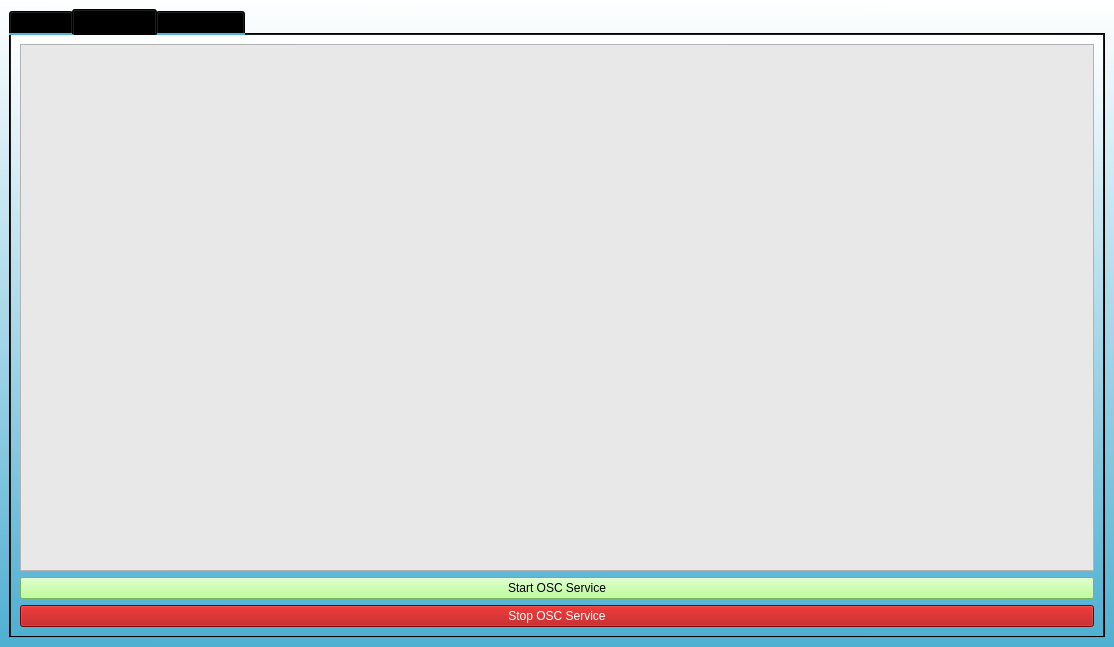
<?xml version="1.0" encoding="UTF-8"?>
<ui version="4.0">
 <class>MainWindow</class>
 <widget class="QMainWindow" name="MainWindow">
  <property name="geometry">
   <rect>
    <x>0</x>
    <y>0</y>
    <width>1114</width>
    <height>647</height>
   </rect>
  </property>
  <property name="sizePolicy">
   <sizepolicy hsizetype="Preferred" vsizetype="Preferred">
    <horstretch>0</horstretch>
    <verstretch>0</verstretch>
   </sizepolicy>
  </property>
  <property name="windowTitle">
   <string>Soma Server</string>
  </property>
  <property name="windowIcon">
   <iconset>
    <normaloff>resx/s_logo.png</normaloff>resx/s_logo.png</iconset>
  </property>
  <property name="styleSheet">
   <string notr="true">background-color: qlineargradient(spread:pad, x1:0.466, y1:0, x2:0.46, y2:1, stop:0 rgba(255, 255, 255, 255), stop:1 rgba(79, 176, 210, 255));</string>
  </property>
  <property name="iconSize">
   <size>
    <width>30</width>
    <height>30</height>
   </size>
  </property>
  <property name="unifiedTitleAndToolBarOnMac">
   <bool>true</bool>
  </property>
  <widget class="QWidget" name="centralwidget">
   <layout class="QGridLayout" name="gridLayout_2">
    <item row="0" column="0">
     <widget class="QTabWidget" name="tabWidget">
      <property name="enabled">
       <bool>true</bool>
      </property>
      <property name="palette">
       <palette>
        <active>
         <colorrole role="WindowText">
          <brush brushstyle="SolidPattern">
           <color alpha="255">
            <red>0</red>
            <green>0</green>
            <blue>0</blue>
           </color>
          </brush>
         </colorrole>
         <colorrole role="Button">
          <brush brushstyle="LinearGradientPattern">
           <gradient startx="0.466000000000000" starty="0.000000000000000" endx="0.460000000000000" endy="1.000000000000000" type="LinearGradient" spread="PadSpread" coordinatemode="ObjectBoundingMode">
            <gradientstop position="0.000000000000000">
             <color alpha="255">
              <red>255</red>
              <green>255</green>
              <blue>255</blue>
             </color>
            </gradientstop>
            <gradientstop position="1.000000000000000">
             <color alpha="255">
              <red>79</red>
              <green>176</green>
              <blue>210</blue>
             </color>
            </gradientstop>
           </gradient>
          </brush>
         </colorrole>
         <colorrole role="Light">
          <brush brushstyle="SolidPattern">
           <color alpha="255">
            <red>255</red>
            <green>255</green>
            <blue>255</blue>
           </color>
          </brush>
         </colorrole>
         <colorrole role="Midlight">
          <brush brushstyle="SolidPattern">
           <color alpha="255">
            <red>247</red>
            <green>247</green>
            <blue>247</blue>
           </color>
          </brush>
         </colorrole>
         <colorrole role="Dark">
          <brush brushstyle="SolidPattern">
           <color alpha="255">
            <red>120</red>
            <green>120</green>
            <blue>120</blue>
           </color>
          </brush>
         </colorrole>
         <colorrole role="Mid">
          <brush brushstyle="SolidPattern">
           <color alpha="255">
            <red>160</red>
            <green>160</green>
            <blue>160</blue>
           </color>
          </brush>
         </colorrole>
         <colorrole role="Text">
          <brush brushstyle="SolidPattern">
           <color alpha="255">
            <red>0</red>
            <green>0</green>
            <blue>0</blue>
           </color>
          </brush>
         </colorrole>
         <colorrole role="BrightText">
          <brush brushstyle="SolidPattern">
           <color alpha="255">
            <red>255</red>
            <green>255</green>
            <blue>255</blue>
           </color>
          </brush>
         </colorrole>
         <colorrole role="ButtonText">
          <brush brushstyle="SolidPattern">
           <color alpha="255">
            <red>0</red>
            <green>0</green>
            <blue>0</blue>
           </color>
          </brush>
         </colorrole>
         <colorrole role="Base">
          <brush brushstyle="LinearGradientPattern">
           <gradient startx="0.466000000000000" starty="0.000000000000000" endx="0.460000000000000" endy="1.000000000000000" type="LinearGradient" spread="PadSpread" coordinatemode="ObjectBoundingMode">
            <gradientstop position="0.000000000000000">
             <color alpha="255">
              <red>255</red>
              <green>255</green>
              <blue>255</blue>
             </color>
            </gradientstop>
            <gradientstop position="1.000000000000000">
             <color alpha="255">
              <red>79</red>
              <green>176</green>
              <blue>210</blue>
             </color>
            </gradientstop>
           </gradient>
          </brush>
         </colorrole>
         <colorrole role="Window">
          <brush brushstyle="LinearGradientPattern">
           <gradient startx="0.466000000000000" starty="0.000000000000000" endx="0.460000000000000" endy="1.000000000000000" type="LinearGradient" spread="PadSpread" coordinatemode="ObjectBoundingMode">
            <gradientstop position="0.000000000000000">
             <color alpha="255">
              <red>255</red>
              <green>255</green>
              <blue>255</blue>
             </color>
            </gradientstop>
            <gradientstop position="1.000000000000000">
             <color alpha="255">
              <red>79</red>
              <green>176</green>
              <blue>210</blue>
             </color>
            </gradientstop>
           </gradient>
          </brush>
         </colorrole>
         <colorrole role="Shadow">
          <brush brushstyle="SolidPattern">
           <color alpha="255">
            <red>0</red>
            <green>0</green>
            <blue>0</blue>
           </color>
          </brush>
         </colorrole>
         <colorrole role="AlternateBase">
          <brush brushstyle="SolidPattern">
           <color alpha="255">
            <red>247</red>
            <green>247</green>
            <blue>247</blue>
           </color>
          </brush>
         </colorrole>
         <colorrole role="ToolTipBase">
          <brush brushstyle="SolidPattern">
           <color alpha="255">
            <red>255</red>
            <green>255</green>
            <blue>220</blue>
           </color>
          </brush>
         </colorrole>
         <colorrole role="ToolTipText">
          <brush brushstyle="SolidPattern">
           <color alpha="255">
            <red>0</red>
            <green>0</green>
            <blue>0</blue>
           </color>
          </brush>
         </colorrole>
        </active>
        <inactive>
         <colorrole role="WindowText">
          <brush brushstyle="SolidPattern">
           <color alpha="255">
            <red>0</red>
            <green>0</green>
            <blue>0</blue>
           </color>
          </brush>
         </colorrole>
         <colorrole role="Button">
          <brush brushstyle="LinearGradientPattern">
           <gradient startx="0.466000000000000" starty="0.000000000000000" endx="0.460000000000000" endy="1.000000000000000" type="LinearGradient" spread="PadSpread" coordinatemode="ObjectBoundingMode">
            <gradientstop position="0.000000000000000">
             <color alpha="255">
              <red>255</red>
              <green>255</green>
              <blue>255</blue>
             </color>
            </gradientstop>
            <gradientstop position="1.000000000000000">
             <color alpha="255">
              <red>79</red>
              <green>176</green>
              <blue>210</blue>
             </color>
            </gradientstop>
           </gradient>
          </brush>
         </colorrole>
         <colorrole role="Light">
          <brush brushstyle="SolidPattern">
           <color alpha="255">
            <red>255</red>
            <green>255</green>
            <blue>255</blue>
           </color>
          </brush>
         </colorrole>
         <colorrole role="Midlight">
          <brush brushstyle="SolidPattern">
           <color alpha="255">
            <red>247</red>
            <green>247</green>
            <blue>247</blue>
           </color>
          </brush>
         </colorrole>
         <colorrole role="Dark">
          <brush brushstyle="SolidPattern">
           <color alpha="255">
            <red>120</red>
            <green>120</green>
            <blue>120</blue>
           </color>
          </brush>
         </colorrole>
         <colorrole role="Mid">
          <brush brushstyle="SolidPattern">
           <color alpha="255">
            <red>160</red>
            <green>160</green>
            <blue>160</blue>
           </color>
          </brush>
         </colorrole>
         <colorrole role="Text">
          <brush brushstyle="SolidPattern">
           <color alpha="255">
            <red>0</red>
            <green>0</green>
            <blue>0</blue>
           </color>
          </brush>
         </colorrole>
         <colorrole role="BrightText">
          <brush brushstyle="SolidPattern">
           <color alpha="255">
            <red>255</red>
            <green>255</green>
            <blue>255</blue>
           </color>
          </brush>
         </colorrole>
         <colorrole role="ButtonText">
          <brush brushstyle="SolidPattern">
           <color alpha="255">
            <red>0</red>
            <green>0</green>
            <blue>0</blue>
           </color>
          </brush>
         </colorrole>
         <colorrole role="Base">
          <brush brushstyle="LinearGradientPattern">
           <gradient startx="0.466000000000000" starty="0.000000000000000" endx="0.460000000000000" endy="1.000000000000000" type="LinearGradient" spread="PadSpread" coordinatemode="ObjectBoundingMode">
            <gradientstop position="0.000000000000000">
             <color alpha="255">
              <red>255</red>
              <green>255</green>
              <blue>255</blue>
             </color>
            </gradientstop>
            <gradientstop position="1.000000000000000">
             <color alpha="255">
              <red>79</red>
              <green>176</green>
              <blue>210</blue>
             </color>
            </gradientstop>
           </gradient>
          </brush>
         </colorrole>
         <colorrole role="Window">
          <brush brushstyle="LinearGradientPattern">
           <gradient startx="0.466000000000000" starty="0.000000000000000" endx="0.460000000000000" endy="1.000000000000000" type="LinearGradient" spread="PadSpread" coordinatemode="ObjectBoundingMode">
            <gradientstop position="0.000000000000000">
             <color alpha="255">
              <red>255</red>
              <green>255</green>
              <blue>255</blue>
             </color>
            </gradientstop>
            <gradientstop position="1.000000000000000">
             <color alpha="255">
              <red>79</red>
              <green>176</green>
              <blue>210</blue>
             </color>
            </gradientstop>
           </gradient>
          </brush>
         </colorrole>
         <colorrole role="Shadow">
          <brush brushstyle="SolidPattern">
           <color alpha="255">
            <red>0</red>
            <green>0</green>
            <blue>0</blue>
           </color>
          </brush>
         </colorrole>
         <colorrole role="AlternateBase">
          <brush brushstyle="SolidPattern">
           <color alpha="255">
            <red>247</red>
            <green>247</green>
            <blue>247</blue>
           </color>
          </brush>
         </colorrole>
         <colorrole role="ToolTipBase">
          <brush brushstyle="SolidPattern">
           <color alpha="255">
            <red>255</red>
            <green>255</green>
            <blue>220</blue>
           </color>
          </brush>
         </colorrole>
         <colorrole role="ToolTipText">
          <brush brushstyle="SolidPattern">
           <color alpha="255">
            <red>0</red>
            <green>0</green>
            <blue>0</blue>
           </color>
          </brush>
         </colorrole>
        </inactive>
        <disabled>
         <colorrole role="WindowText">
          <brush brushstyle="SolidPattern">
           <color alpha="255">
            <red>120</red>
            <green>120</green>
            <blue>120</blue>
           </color>
          </brush>
         </colorrole>
         <colorrole role="Button">
          <brush brushstyle="LinearGradientPattern">
           <gradient startx="0.466000000000000" starty="0.000000000000000" endx="0.460000000000000" endy="1.000000000000000" type="LinearGradient" spread="PadSpread" coordinatemode="ObjectBoundingMode">
            <gradientstop position="0.000000000000000">
             <color alpha="255">
              <red>255</red>
              <green>255</green>
              <blue>255</blue>
             </color>
            </gradientstop>
            <gradientstop position="1.000000000000000">
             <color alpha="255">
              <red>79</red>
              <green>176</green>
              <blue>210</blue>
             </color>
            </gradientstop>
           </gradient>
          </brush>
         </colorrole>
         <colorrole role="Light">
          <brush brushstyle="SolidPattern">
           <color alpha="255">
            <red>255</red>
            <green>255</green>
            <blue>255</blue>
           </color>
          </brush>
         </colorrole>
         <colorrole role="Midlight">
          <brush brushstyle="SolidPattern">
           <color alpha="255">
            <red>247</red>
            <green>247</green>
            <blue>247</blue>
           </color>
          </brush>
         </colorrole>
         <colorrole role="Dark">
          <brush brushstyle="SolidPattern">
           <color alpha="255">
            <red>120</red>
            <green>120</green>
            <blue>120</blue>
           </color>
          </brush>
         </colorrole>
         <colorrole role="Mid">
          <brush brushstyle="SolidPattern">
           <color alpha="255">
            <red>160</red>
            <green>160</green>
            <blue>160</blue>
           </color>
          </brush>
         </colorrole>
         <colorrole role="Text">
          <brush brushstyle="SolidPattern">
           <color alpha="255">
            <red>120</red>
            <green>120</green>
            <blue>120</blue>
           </color>
          </brush>
         </colorrole>
         <colorrole role="BrightText">
          <brush brushstyle="SolidPattern">
           <color alpha="255">
            <red>255</red>
            <green>255</green>
            <blue>255</blue>
           </color>
          </brush>
         </colorrole>
         <colorrole role="ButtonText">
          <brush brushstyle="SolidPattern">
           <color alpha="255">
            <red>120</red>
            <green>120</green>
            <blue>120</blue>
           </color>
          </brush>
         </colorrole>
         <colorrole role="Base">
          <brush brushstyle="LinearGradientPattern">
           <gradient startx="0.466000000000000" starty="0.000000000000000" endx="0.460000000000000" endy="1.000000000000000" type="LinearGradient" spread="PadSpread" coordinatemode="ObjectBoundingMode">
            <gradientstop position="0.000000000000000">
             <color alpha="255">
              <red>255</red>
              <green>255</green>
              <blue>255</blue>
             </color>
            </gradientstop>
            <gradientstop position="1.000000000000000">
             <color alpha="255">
              <red>79</red>
              <green>176</green>
              <blue>210</blue>
             </color>
            </gradientstop>
           </gradient>
          </brush>
         </colorrole>
         <colorrole role="Window">
          <brush brushstyle="LinearGradientPattern">
           <gradient startx="0.466000000000000" starty="0.000000000000000" endx="0.460000000000000" endy="1.000000000000000" type="LinearGradient" spread="PadSpread" coordinatemode="ObjectBoundingMode">
            <gradientstop position="0.000000000000000">
             <color alpha="255">
              <red>255</red>
              <green>255</green>
              <blue>255</blue>
             </color>
            </gradientstop>
            <gradientstop position="1.000000000000000">
             <color alpha="255">
              <red>79</red>
              <green>176</green>
              <blue>210</blue>
             </color>
            </gradientstop>
           </gradient>
          </brush>
         </colorrole>
         <colorrole role="Shadow">
          <brush brushstyle="SolidPattern">
           <color alpha="255">
            <red>0</red>
            <green>0</green>
            <blue>0</blue>
           </color>
          </brush>
         </colorrole>
         <colorrole role="AlternateBase">
          <brush brushstyle="SolidPattern">
           <color alpha="255">
            <red>240</red>
            <green>240</green>
            <blue>240</blue>
           </color>
          </brush>
         </colorrole>
         <colorrole role="ToolTipBase">
          <brush brushstyle="SolidPattern">
           <color alpha="255">
            <red>255</red>
            <green>255</green>
            <blue>220</blue>
           </color>
          </brush>
         </colorrole>
         <colorrole role="ToolTipText">
          <brush brushstyle="SolidPattern">
           <color alpha="255">
            <red>0</red>
            <green>0</green>
            <blue>0</blue>
           </color>
          </brush>
         </colorrole>
        </disabled>
       </palette>
      </property>
      <property name="autoFillBackground">
       <bool>false</bool>
      </property>
      <property name="styleSheet">
       <string notr="true">
</string>
      </property>
      <property name="tabShape">
       <enum>QTabWidget::Rounded</enum>
      </property>
      <property name="currentIndex">
       <number>1</number>
      </property>
      <property name="iconSize">
       <size>
        <width>20</width>
        <height>20</height>
       </size>
      </property>
      <widget class="QWidget" name="tab">
       <attribute name="icon">
        <iconset>
         <normaloff>resx/Google-Noto-Emoji-Objects-62971-gear.ico</normaloff>resx/Google-Noto-Emoji-Objects-62971-gear.ico</iconset>
       </attribute>
       <attribute name="title">
        <string>Control</string>
       </attribute>
       <layout class="QGridLayout" name="gridLayout">
        <item row="8" column="0">
         <widget class="QPushButton" name="save_button">
          <property name="styleSheet">
           <string notr="true">background-color: rgb(124, 124, 124);
color: rgb(255, 255, 255);</string>
          </property>
          <property name="text">
           <string>Save</string>
          </property>
         </widget>
        </item>
        <item row="7" column="0">
         <widget class="QPlainTextEdit" name="plainTextEdit">
          <property name="styleSheet">
           <string notr="true">color: rgb(223, 223, 223);
background-color: rgb(38, 38, 38);</string>
          </property>
         </widget>
        </item>
        <item row="5" column="0">
         <widget class="QTableView" name="tableView">
          <property name="sizePolicy">
           <sizepolicy hsizetype="Expanding" vsizetype="Expanding">
            <horstretch>0</horstretch>
            <verstretch>0</verstretch>
           </sizepolicy>
          </property>
          <property name="styleSheet">
           <string notr="true">background-color: rgb(214, 214, 214);
selection-background-color: rgb(170, 255, 0);
font: 9pt &quot;MS Shell Dlg 2&quot;;
border-color: rgb(0, 0, 0);</string>
          </property>
          <property name="sizeAdjustPolicy">
           <enum>QAbstractScrollArea::AdjustToContents</enum>
          </property>
          <attribute name="horizontalHeaderDefaultSectionSize">
           <number>130</number>
          </attribute>
          <attribute name="horizontalHeaderMinimumSectionSize">
           <number>130</number>
          </attribute>
          <attribute name="horizontalHeaderStretchLastSection">
           <bool>true</bool>
          </attribute>
         </widget>
        </item>
        <item row="6" column="0">
         <widget class="QLabel" name="label">
          <property name="styleSheet">
           <string notr="true">color: rgb(0, 0, 0);
font: 63 9pt &quot;Adobe Fan Heiti Std B&quot;;</string>
          </property>
          <property name="text">
           <string>For Debugging only</string>
          </property>
         </widget>
        </item>
        <item row="0" column="0" rowspan="2">
         <widget class="QPushButton" name="discover_button">
          <property name="styleSheet">
           <string notr="true">background-color: rgb(124, 124, 124);
font: 63 10pt &quot;Adobe Fan Heiti Std B&quot;;
color: rgb(255, 255, 255);
</string>
          </property>
          <property name="text">
           <string>Discover</string>
          </property>
         </widget>
        </item>
       </layout>
      </widget>
      <widget class="QWidget" name="tab_2">
       <attribute name="icon">
        <iconset>
         <normaloff>resx/Custom-Icon-Design-Pretty-Office-13-Arrows-Sync.ico</normaloff>resx/Custom-Icon-Design-Pretty-Office-13-Arrows-Sync.ico</iconset>
       </attribute>
       <attribute name="title">
        <string>Forwarding</string>
       </attribute>
       <layout class="QGridLayout" name="gridLayout_3">
        <item row="0" column="0">
         <widget class="QTableView" name="tableView_2">
          <property name="styleSheet">
           <string notr="true">background-color: rgb(232, 232, 232);</string>
          </property>
         </widget>
        </item>
        <item row="2" column="0">
         <widget class="QPushButton" name="StartOSC">
          <property name="styleSheet">
           <string notr="true">background-color: rgb(170, 255, 127);
font: 63 10pt &quot;Adobe Fan Heiti Std B&quot;;
color: rgb(0, 0, 0);</string>
          </property>
          <property name="text">
           <string>Start OSC Service</string>
          </property>
         </widget>
        </item>
        <item row="3" column="0">
         <widget class="QPushButton" name="StopOSCButton">
          <property name="styleSheet">
           <string notr="true">font: 63 10pt &quot;Adobe Fan Heiti Std B&quot;;
background-color: rgb(170, 0, 0);
color: rgb(255, 255, 255);</string>
          </property>
          <property name="text">
           <string>Stop OSC Service</string>
          </property>
         </widget>
        </item>
       </layout>
      </widget>
      <widget class="QWidget" name="tab_3">
       <attribute name="icon">
        <iconset>
         <normaloff>resx/Oxygen-Icons.org-Oxygen-Apps-preferences-system-windows.ico</normaloff>resx/Oxygen-Icons.org-Oxygen-Apps-preferences-system-windows.ico</iconset>
       </attribute>
       <attribute name="title">
        <string>Applications</string>
       </attribute>
      </widget>
     </widget>
    </item>
   </layout>
  </widget>
 </widget>
 <resources/>
 <connections/>
</ui>
